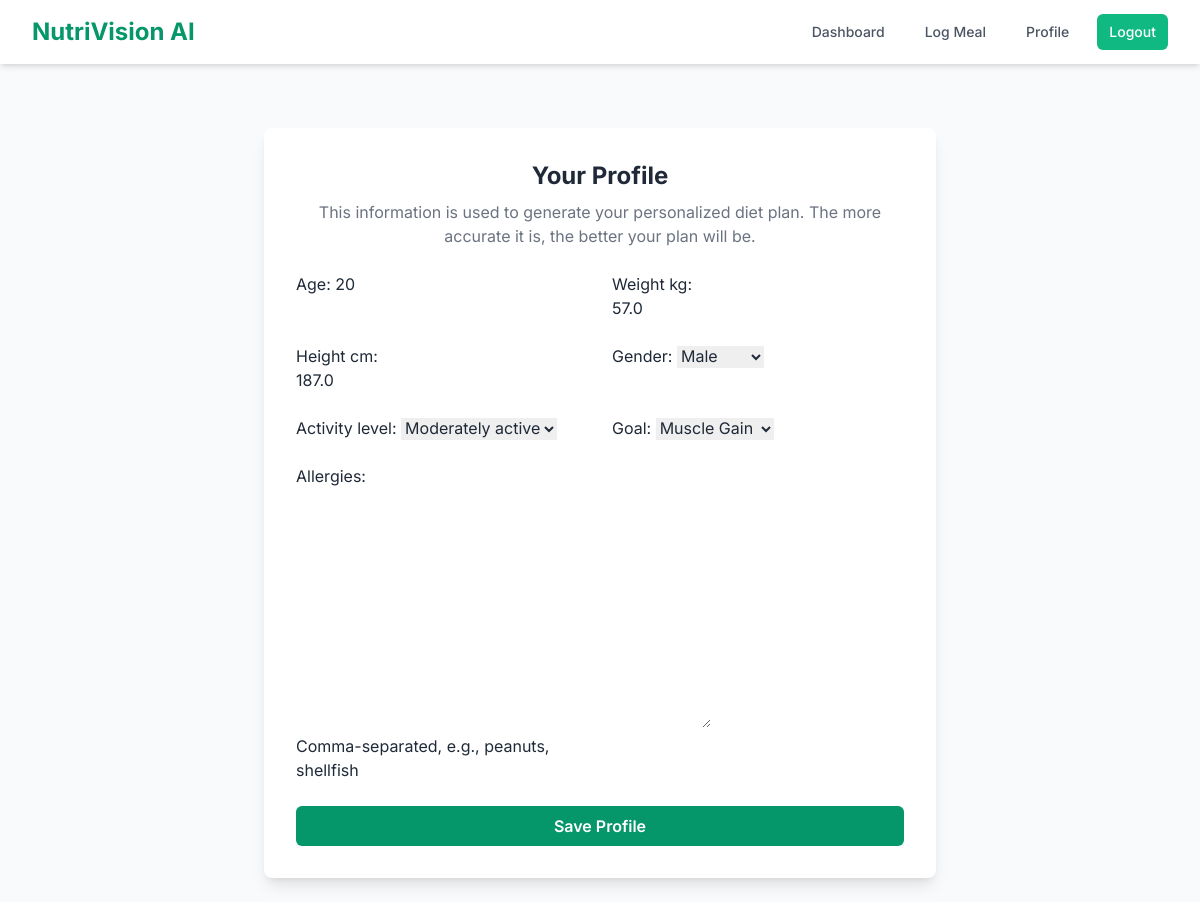
/profile/ (signed in), run on the app's committed database.
### food_analyzer/models.py (models this page shows, shortened)
class UserProfile(models.Model):
    user = models.OneToOneField(User, on_delete=models.CASCADE)
    age = models.PositiveIntegerField(null=True, blank=True)
    weight_kg = models.FloatField(null=True, blank=True)
    height_cm = models.FloatField(null=True, blank=True)
    GENDER_CHOICES = [('M', 'Male'), ('F', 'Female')]
    gender = models.CharField(max_length=1, choices=GENDER_CHOICES, null=True, blank=True)
    ACTIVITY_LEVEL_CHOICES = [
        (1.2, 'Sedentary'),
        (1.375, 'Lightly active'),
        (1.55, 'Moderately active'),
        (1.725, 'Very active'),
        (1.9, 'Super active'),
    ]
    activity_level = models.FloatField(choices=ACTIVITY_LEVEL_CHOICES, null=True, blank=True)
    GOAL_CHOICES = [('lose', 'Weight Loss'), ('maintain', 'Maintenance'), ('gain', 'Muscle Gain')]
    goal = models.CharField(max_length=10, choices=GOAL_CHOICES, null=True, blank=True)
    allergies = models.TextField(blank=True, help_text="Comma-separated, e.g., peanuts, shellfish")

### food_analyzer/views.py (the view)
# urls.py: path('profile/', views.profile_view, name='profile'),
@login_required
def profile_view(request):
    profile, created = UserProfile.objects.get_or_create(user=request.user)
    if request.method == 'POST':
        form = UserProfileForm(request.POST, instance=profile)
        if form.is_valid():
            form.save()
            return redirect('dashboard')
    else:
        form = UserProfileForm(instance=profile)
    return render(request, 'food_analyzer/profile.html', {'form': form})

### food_analyzer/forms.py
class UserProfileForm(forms.ModelForm):
    class Meta:
        model = UserProfile
        exclude = ['user']

### food_analyzer/templates/food_analyzer/profile.html (shortened to what this page needs)
{% extends 'food_analyzer/base.html' %}
{% block content %}
<div class="max-w-2xl mx-auto mt-10">
    <div class="bg-white p-8 rounded-lg shadow-lg">
        <h2 class="text-2xl font-bold text-center text-gray-800 mb-2">Your Profile</h2>
        <p class="text-center text-gray-500 mb-6">This information is used to generate your personalized diet plan. The more accurate it is, the better your plan will be.</p>
        <form method="post">
            <div class="grid grid-cols-1 md:grid-cols-2 gap-6">
                {{ form.as_p }}
            </div>
            <button type="submit" class="w-full mt-6 bg-emerald-600 text-white py-2 rounded-md hover:bg-emerald-700 font-semibold">Save Profile</button>
        </form>
    </div>
</div>
{% endblock %}

### food_analyzer/templates/food_analyzer/base.html (shortened to what this page needs)
<!DOCTYPE html>
<html lang="en">
<head>
    <script src="https://cdn.tailwindcss.com"></script>
</head>
<body class="bg-gray-50 text-gray-800">
    <nav class="bg-white shadow-md">
        <div class="max-w-7xl mx-auto px-4 sm:px-6 lg:px-8">
            <div class="flex items-center justify-between h-16">
                <div class="flex-shrink-0">
                    <a href="{% if user.is_authenticated %}{% url 'dashboard' %}{% else %}{% url 'home' %}{% endif %}" class="text-2xl font-bold text-emerald-600">NutriVision AI</a>
                </div>
                <div class="flex items-center space-x-4">
                    {% if user.is_authenticated %}
                        <a href="{% url 'dashboard' %}" class="text-gray-600 hover:text-emerald-600 px-3 py-2 rounded-md text-sm font-medium">Dashboard</a>
                        <a href="{% url 'log_meal' %}" class="text-gray-600 hover:text-emerald-600 px-3 py-2 rounded-md text-sm font-medium">Log Meal</a>
                        <a href="{% url 'profile' %}" class="text-gray-600 hover:text-emerald-600 px-3 py-2 rounded-md text-sm font-medium">Profile</a>
                        <form action="{% url 'logout' %}" method="post">
                            <button type="submit" class="bg-emerald-500 text-white px-3 py-2 rounded-md text-sm font-medium hover:bg-emerald-600">Logout</button>
                        </form>
                    {% else %}
                        <a href="{% url 'login' %}" class="text-gray-600 hover:text-emerald-600 px-3 py-2 rounded-md text-sm font-medium">Login</a>
                        <a href="{% url 'register' %}" class="bg-emerald-500 text-white px-4 py-2 rounded-md text-sm font-medium hover:bg-emerald-600">Register</a>
                    {% endif %}
                </div>
            </div>
        </div>
    </nav>
    <main class="max-w-7xl mx-auto py-6 sm:px-6 lg:px-8">
        {% block content %}
        {% endblock %}
    </main>
</body>
</html>

### food_analyzer/templates/food_analyzer/base.html (style rules this page uses)
body { font-family: 'Inter', sans-serif; }

### data on the page
UserProfile: age "20", weight_kg "57.0", height_cm "187.0", gender "Male", activity_level "Moderately active", goal "Muscle Gain"
